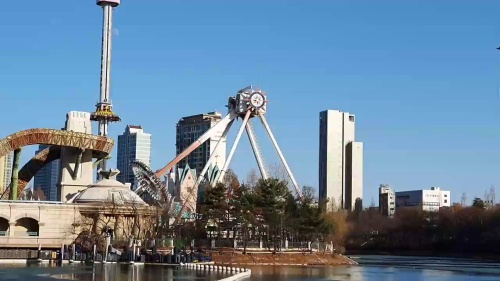
#> input picture autoencoder/data/test/frame1071.jpg, 500 x 281 px, given in place of gyro_swing_1.mp4, which was not available
$ jupyter execute watershed_test.ipynb   (text cells are left out)
#> lines starting #> are read from the running program, lines starting #| are printed output that depends on the picture; after the words box and inside, x2 and y2 are one past the last pixel; in counts of white or black regions, pixels touching at a corner belong together; pictures that were not available may be replaced by others from this repository, and a replacement may not be noted
[cell 1]
import imutils # 파이썬 OpenCV가 제공하는 기능 중 복잡하고 사용성이 떨어지는 부분을 보완(이미지 또는 비디오 스트림 파일 처리 등)
import cv2 # opencv 모듈

# 비디오 파일
video = "./gyro_swing_1.mp4" # "" 일 경우 webcam 사용

# 저장할 비디오 파일 경로 및 이름
result_path = "./result_video.avi"

# 비디오 경로가 제공되지 않은 경우 webcam 사용
if video == "":
    print("[webcam 시작]")
    vs = cv2.VideoCapture(0)

# 비디오 경로가 제공된 경우 video 사용
else:
    print("[video 시작]")
    vs = cv2.VideoCapture(video)

# 비디오 저장 변수
writer = None

# 비디오 스트림 프레임 반복
while True:
    # 프레임 읽기
    ret, frame = vs.read()
#> frame is the input picture: shape (281, 500, 3); mean B, G, R 155.6, 132.7, 106.3

    # 읽은 프레임이 없는 경우 종료
    if frame is None:
        break

    # 프레임 resize
    frame = imutils.resize(frame, width=500)

    # 프레임 출력
    #cv2.imshow("frame", frame)

    # 'q' 키를 입력하면 종료
    key = cv2.waitKey(1) & 0xFF
#> (key q is pressed here)
    if key == ord("q"):
        break

    # 저장할 비디오 설정
    if writer is None:
        fourcc = cv2.VideoWriter_fourcc(*"MJPG")
        writer = cv2.VideoWriter(result_path, fourcc, 25, (frame.shape[1], frame.shape[0]), True)

    # 비디오 저장
    if writer is not None:
        writer.write(frame)

# 종료
vs.release()
cv2.destroyAllWindows()

[cell 2]
#TEST
#-*-coding:utf-8-*-

import cv2
import numpy as np
from matplotlib import pyplot as plt


# img = cv2.imread('images/watershed.jpg')
img = cv2.imread('water_example_fig.png')

# binaray image로 변환
gray = cv2.cvtColor(img,cv2.COLOR_BGR2GRAY)
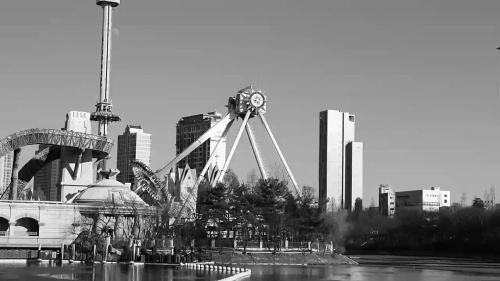
#> gray: shape (281, 500); min 2, max 255, mean 127.4
ret, thresh = cv2.threshold(gray,0,255,cv2.THRESH_BINARY_INV+cv2.THRESH_OTSU)
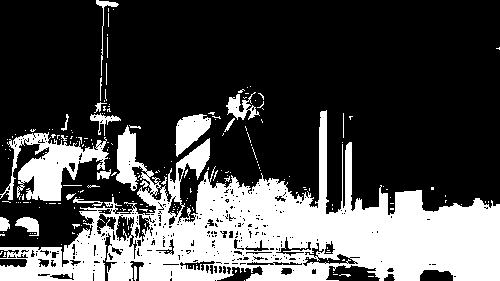
#> thresh: shape (281, 500); 29.5% white; 212 white regions (190 under 20 px), largest, box (x1, y1, x2, y2) and area: (0, 110, 500, 281) 34814, (0, 132, 109, 201) 3262, (175, 114, 211, 157) 877
#> ret = 105

#Morphology의 opening, closing을 통해서 노이즈나 Hole제거
kernel = np.ones((3,3),np.uint8)
opening = cv2.morphologyEx(thresh,cv2.MORPH_OPEN,kernel,iterations=2)
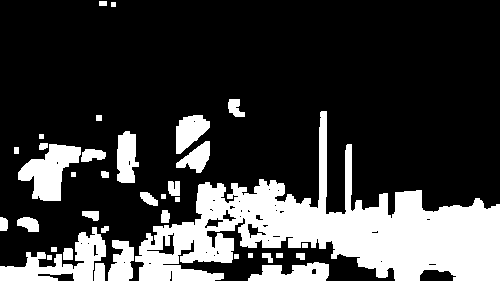
#> opening: shape (281, 500); 23.9% white; 37 white regions, largest, box (x1, y1, x2, y2) and area: (135, 111, 500, 281) 22811, (0, 227, 106, 281) 2341, (18, 144, 81, 201) 1953

# dilate를 통해서 확실한 Backgroud
sure_bg = cv2.dilate(opening,kernel,iterations=3)
#> sure_bg: shape (281, 500); 33% white; 11 white regions, largest, box (x1, y1, x2, y2) and area: (0, 108, 500, 281) 37296, (15, 131, 109, 204) 3513, (173, 112, 213, 176) 2251

#distance transform을 적용하면 중심으로 부터 Skeleton Image를 얻을 수 있음.
# 즉, 중심으로 부터 점점 옅어져 가는 영상.
# 그 결과에 thresh를 이용하여 확실한 FG를 파악
dist_transform = cv2.distanceTransform(opening,cv2.DIST_L2,5)
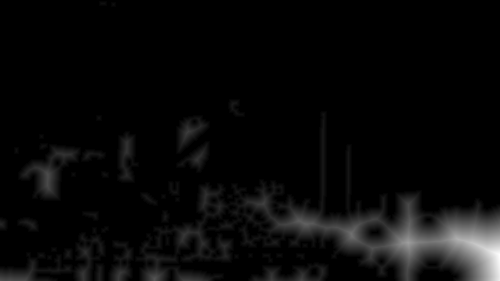
#> dist_transform: shape (281, 500) float32; min 0, max 48.33, mean 1.8; drawn with min black and max white
ret, sure_fg = cv2.threshold(dist_transform,0.5*dist_transform.max(),255,0)
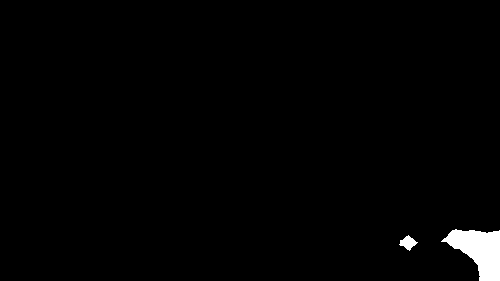
#> sure_fg: shape (281, 500) float32; 1.4% white; 2 white regions, box (x1, y1, x2, y2) and area: (441, 229, 500, 281) 1778, (399, 235, 418, 251) 155
#> ret = 24.17
sure_fg = np.uint8(sure_fg)

# Background에서 Foregrand를 제외한 영역을 Unknow영역으로 파악
unknown = cv2.subtract(sure_bg, sure_fg)
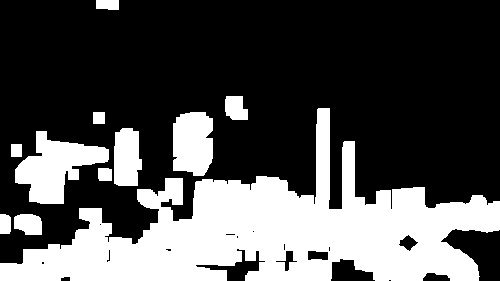
#> unknown: shape (281, 500); 31.6% white; 11 white regions, largest, box (x1, y1, x2, y2) and area: (0, 108, 500, 281) 35363, (15, 131, 109, 204) 3513, (173, 112, 213, 176) 2251

# FG에 Labelling작업
ret, markers = cv2.connectedComponents(sure_fg)
#> markers: shape (281, 500) int32; 3 distinct labels, from 0 to 2
#> ret = 3
markers = markers + 1
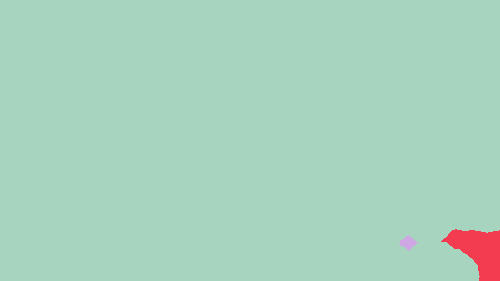
#> markers: shape (281, 500) int32; 3 distinct labels, from 1 to 3; one colour per label, 0 black
markers[unknown == 255] = 0
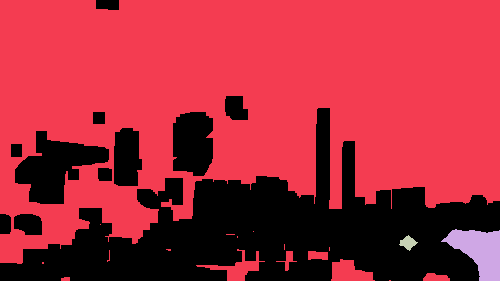
#> markers: shape (281, 500) int32; 4 distinct labels, from 0 to 3; one colour per label, 0 black

# watershed를 적용하고 경계 영역에 색지정
markers = cv2.watershed(img,markers)
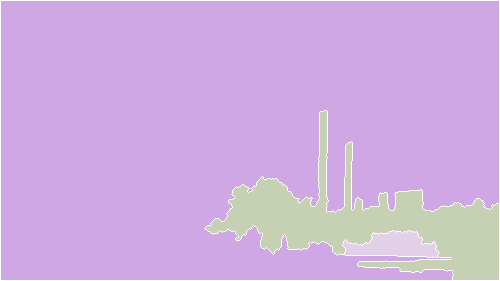
#> markers: shape (281, 500) int32; 4 distinct labels, from -1 to 3; one colour per label, 0 black, -1 white
img[markers == -1] = [255,0,0]
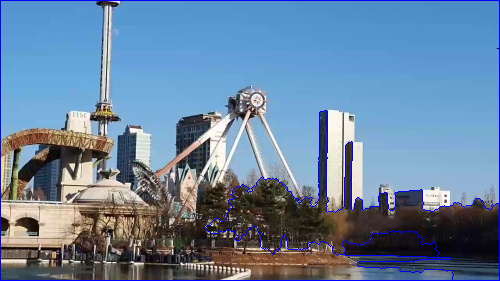
#> img: shape (281, 500, 3); 2.12% of pixels changed, all inside (x1, y1, x2, y2) = (0, 0, 500, 281)


images = [gray,thresh,sure_bg,  dist_transform, sure_fg, unknown, markers, img]
titles = ['Gray','Binary','Sure BG','Distance','Sure FG','Unknow','Markers','Result']

plt.imshow(images[0])
for i in range(len(images)):
  plt.subplot(2,4,i+1),plt.imshow(images[i]),plt.title(titles[i]),plt.xticks([]),plt.yticks([])
#> this loop made 8 passes

plt.show()
#> figure, not shown here; B, G, R data is drawn as R, G, B
